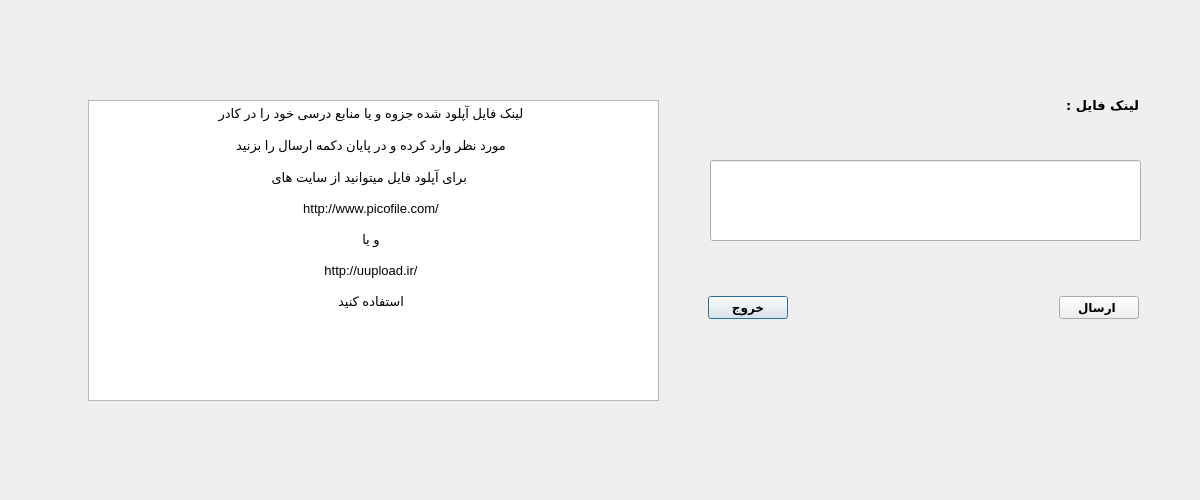
<?xml version="1.0" encoding="UTF-8"?>
<ui version="4.0">
 <class>SendJozveDialog</class>
 <widget class="QDialog" name="SendJozveDialog">
  <property name="geometry">
   <rect>
    <x>0</x>
    <y>0</y>
    <width>1200</width>
    <height>500</height>
   </rect>
  </property>
  <property name="windowTitle">
   <string>Dialog</string>
  </property>
  <widget class="QLabel" name="label">
   <property name="geometry">
    <rect>
     <x>1028</x>
     <y>80</y>
     <width>111</width>
     <height>51</height>
    </rect>
   </property>
   <property name="font">
    <font>
     <family>B Koodak</family>
     <pointsize>10</pointsize>
     <weight>75</weight>
     <bold>true</bold>
    </font>
   </property>
   <property name="text">
    <string>لینک فایل :</string>
   </property>
  </widget>
  <widget class="QWidget" name="layoutWidget">
   <property name="geometry">
    <rect>
     <x>708</x>
     <y>290</y>
     <width>431</width>
     <height>35</height>
    </rect>
   </property>
   <layout class="QHBoxLayout" name="horizontalLayout">
    <item>
     <widget class="QPushButton" name="pushButton_exit">
      <property name="font">
       <font>
        <family>B Nazanin</family>
        <pointsize>9</pointsize>
        <weight>75</weight>
        <bold>true</bold>
       </font>
      </property>
      <property name="text">
       <string>خروج</string>
      </property>
     </widget>
    </item>
    <item>
     <spacer name="horizontalSpacer">
      <property name="orientation">
       <enum>Qt::Horizontal</enum>
      </property>
      <property name="sizeHint" stdset="0">
       <size>
        <width>40</width>
        <height>20</height>
       </size>
      </property>
     </spacer>
    </item>
    <item>
     <widget class="QPushButton" name="pushButton_Send">
      <property name="font">
       <font>
        <family>B Nazanin</family>
        <pointsize>9</pointsize>
        <weight>75</weight>
        <bold>true</bold>
       </font>
      </property>
      <property name="text">
       <string>ارسال </string>
      </property>
     </widget>
    </item>
   </layout>
  </widget>
  <widget class="QTextBrowser" name="textBrowser">
   <property name="geometry">
    <rect>
     <x>88</x>
     <y>100</y>
     <width>571</width>
     <height>301</height>
    </rect>
   </property>
   <property name="sizePolicy">
    <sizepolicy hsizetype="Fixed" vsizetype="Fixed">
     <horstretch>0</horstretch>
     <verstretch>0</verstretch>
    </sizepolicy>
   </property>
   <property name="html">
    <string>&lt;!DOCTYPE HTML PUBLIC &quot;-//W3C//DTD HTML 4.0//EN&quot; &quot;http://www.w3.org/TR/REC-html40/strict.dtd&quot;&gt;
&lt;html&gt;&lt;head&gt;&lt;meta name=&quot;qrichtext&quot; content=&quot;1&quot; /&gt;&lt;style type=&quot;text/css&quot;&gt;
p, li { white-space: pre-wrap; }
&lt;/style&gt;&lt;/head&gt;&lt;body style=&quot; font-family:'MS Shell Dlg 2'; font-size:7.8pt; font-weight:400; font-style:normal;&quot;&gt;
&lt;p align=&quot;center&quot; style=&quot; margin-top:0px; margin-bottom:0px; margin-left:0px; margin-right:5px; -qt-block-indent:0; text-indent:0px;&quot;&gt;&lt;span style=&quot; font-size:10pt;&quot;&gt;لینک فایل آپلود شده جزوه و یا منابع درسی خود را در کادر&lt;/span&gt;&lt;/p&gt;
&lt;p align=&quot;center&quot; style=&quot; margin-top:0px; margin-bottom:0px; margin-left:0px; margin-right:5px; -qt-block-indent:0; text-indent:0px;&quot;&gt;&lt;span style=&quot; font-size:10pt;&quot;&gt; &lt;/span&gt;&lt;/p&gt;
&lt;p align=&quot;center&quot; style=&quot; margin-top:0px; margin-bottom:0px; margin-left:0px; margin-right:5px; -qt-block-indent:0; text-indent:0px;&quot;&gt;&lt;span style=&quot; font-size:10pt;&quot;&gt;مورد نظر وارد کرده و در پایان دکمه ارسال را بزنید&lt;/span&gt;&lt;/p&gt;
&lt;p align=&quot;center&quot; style=&quot;-qt-paragraph-type:empty; margin-top:0px; margin-bottom:0px; margin-left:0px; margin-right:5px; -qt-block-indent:0; text-indent:0px; font-size:10pt;&quot;&gt;&lt;br /&gt;&lt;/p&gt;
&lt;p align=&quot;center&quot; style=&quot; margin-top:0px; margin-bottom:0px; margin-left:0px; margin-right:5px; -qt-block-indent:0; text-indent:0px;&quot;&gt;&lt;span style=&quot; font-size:10pt;&quot;&gt;برای آپلود فایل میتوانید از سایت های &lt;/span&gt;&lt;/p&gt;
&lt;p align=&quot;center&quot; style=&quot;-qt-paragraph-type:empty; margin-top:0px; margin-bottom:0px; margin-left:0px; margin-right:5px; -qt-block-indent:0; text-indent:0px; font-size:10pt;&quot;&gt;&lt;br /&gt;&lt;/p&gt;
&lt;p align=&quot;center&quot; style=&quot; margin-top:0px; margin-bottom:0px; margin-left:0px; margin-right:5px; -qt-block-indent:0; text-indent:0px;&quot;&gt;&lt;span style=&quot; font-size:10pt;&quot;&gt;http://www.picofile.com/&lt;/span&gt;&lt;/p&gt;
&lt;p align=&quot;center&quot; style=&quot;-qt-paragraph-type:empty; margin-top:0px; margin-bottom:0px; margin-left:0px; margin-right:5px; -qt-block-indent:0; text-indent:0px; font-size:10pt;&quot;&gt;&lt;br /&gt;&lt;/p&gt;
&lt;p align=&quot;center&quot; style=&quot; margin-top:0px; margin-bottom:0px; margin-left:0px; margin-right:5px; -qt-block-indent:0; text-indent:0px;&quot;&gt;&lt;span style=&quot; font-size:10pt;&quot;&gt;و یا&lt;/span&gt;&lt;/p&gt;
&lt;p align=&quot;center&quot; style=&quot; margin-top:0px; margin-bottom:0px; margin-left:0px; margin-right:5px; -qt-block-indent:0; text-indent:0px;&quot;&gt;&lt;span style=&quot; font-size:10pt;&quot;&gt; &lt;/span&gt;&lt;/p&gt;
&lt;p align=&quot;center&quot; style=&quot; margin-top:0px; margin-bottom:0px; margin-left:0px; margin-right:5px; -qt-block-indent:0; text-indent:0px;&quot;&gt;&lt;span style=&quot; font-size:10pt;&quot;&gt;http://uupload.ir/&lt;/span&gt;&lt;/p&gt;
&lt;p align=&quot;center&quot; style=&quot;-qt-paragraph-type:empty; margin-top:0px; margin-bottom:0px; margin-left:0px; margin-right:5px; -qt-block-indent:0; text-indent:0px; font-size:10pt;&quot;&gt;&lt;br /&gt;&lt;/p&gt;
&lt;p align=&quot;center&quot; style=&quot; margin-top:0px; margin-bottom:0px; margin-left:0px; margin-right:5px; -qt-block-indent:0; text-indent:0px;&quot;&gt;&lt;span style=&quot; font-size:10pt;&quot;&gt;استفاده کنید&lt;/span&gt;&lt;/p&gt;&lt;/body&gt;&lt;/html&gt;</string>
   </property>
  </widget>
  <widget class="QLineEdit" name="lineEdit_link">
   <property name="geometry">
    <rect>
     <x>710</x>
     <y>160</y>
     <width>431</width>
     <height>81</height>
    </rect>
   </property>
  </widget>
 </widget>
 <resources/>
 <connections/>
</ui>
